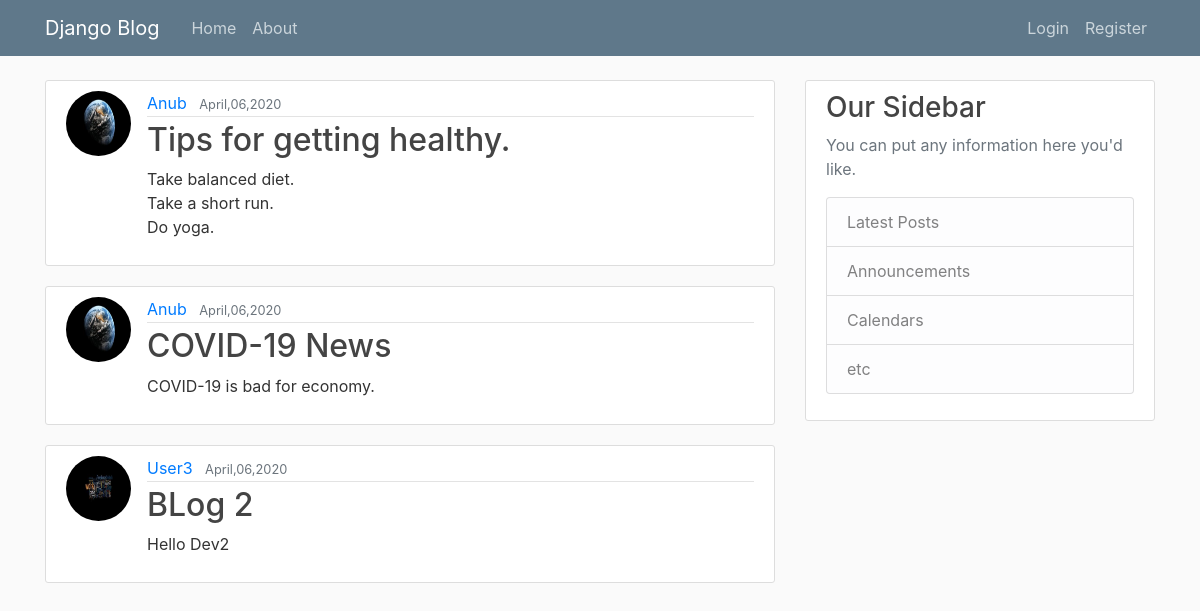
The page / on the database its author committed.
### blog/models.py (models this page shows, shortened)
class Post(models.Model):
    title= models.CharField(max_length=100)
    content= models.TextField()
    date_posted =models.DateTimeField(default=timezone.now)
    author = models.ForeignKey(User,on_delete=models.CASCADE)

### users/models.py (models this page shows, shortened)
class Profile(models.Model):
    user=models.OneToOneField(User,on_delete=models.CASCADE)
    image= models.ImageField(default='default.jpg',upload_to='profile_pics')

### blog/views.py (the view)
# urls.py: path('', PostListView.as_view(), name='blog-home'),
class PostListView(ListView):
    model= Post
    template_name ='blog/home.html'
    context_object_name='posts'
    ordering = ['-date_posted']
    paginate_by = 3

### blog/templates/blog/home.html
{% extends "blog/base.html"%}
{%block content%}
    {% for post in posts%}
        <article class="media content-section"  >
          <img  class="rounded-circle article-img" src="{{post.author.profile.image.url}}"  >
          <div class="media-body">
            <div class="article-metadata">
              <a class="mr-2" href="#">{{ post.author }}</a>
              <small class="text-muted">{{ post.date_posted | date:"F,d,Y"}}</small>
            </div>
            <h2><a class="article-title" href="{%url 'post-detail' post.id %}">{{ post.title }}</a></h2>
            <p class="article-content">{{ post.content }}</p>
          </div>
        </article>
    {% endfor %}
{% endblock content%}

### rows shown on the page
Post: author.profile.image (picture), author "Anub", date_posted "April,06,2020", title "Tips for getting healthy.", content "Take balanced diet. Take a short run. Do yoga."
Post: author.profile.image (picture), author "Anub", date_posted "April,06,2020", title "COVID-19 News", content "COVID-19 is bad for economy."
Post: author.profile.image (picture), author "User3", date_posted "April,06,2020", title "BLog 2", content "Hello Dev2"
